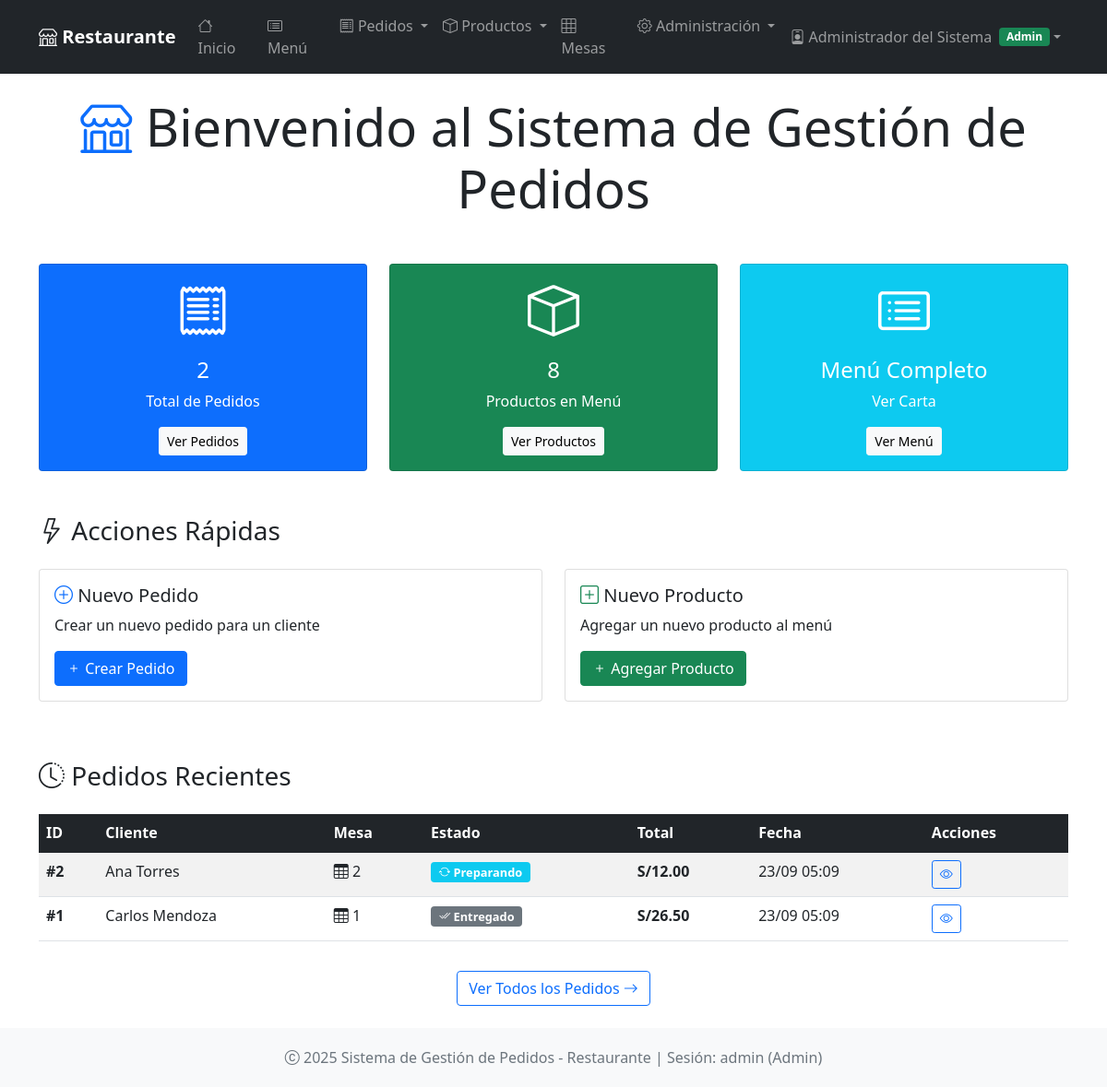
Page / (signed in) on the earlier database version.
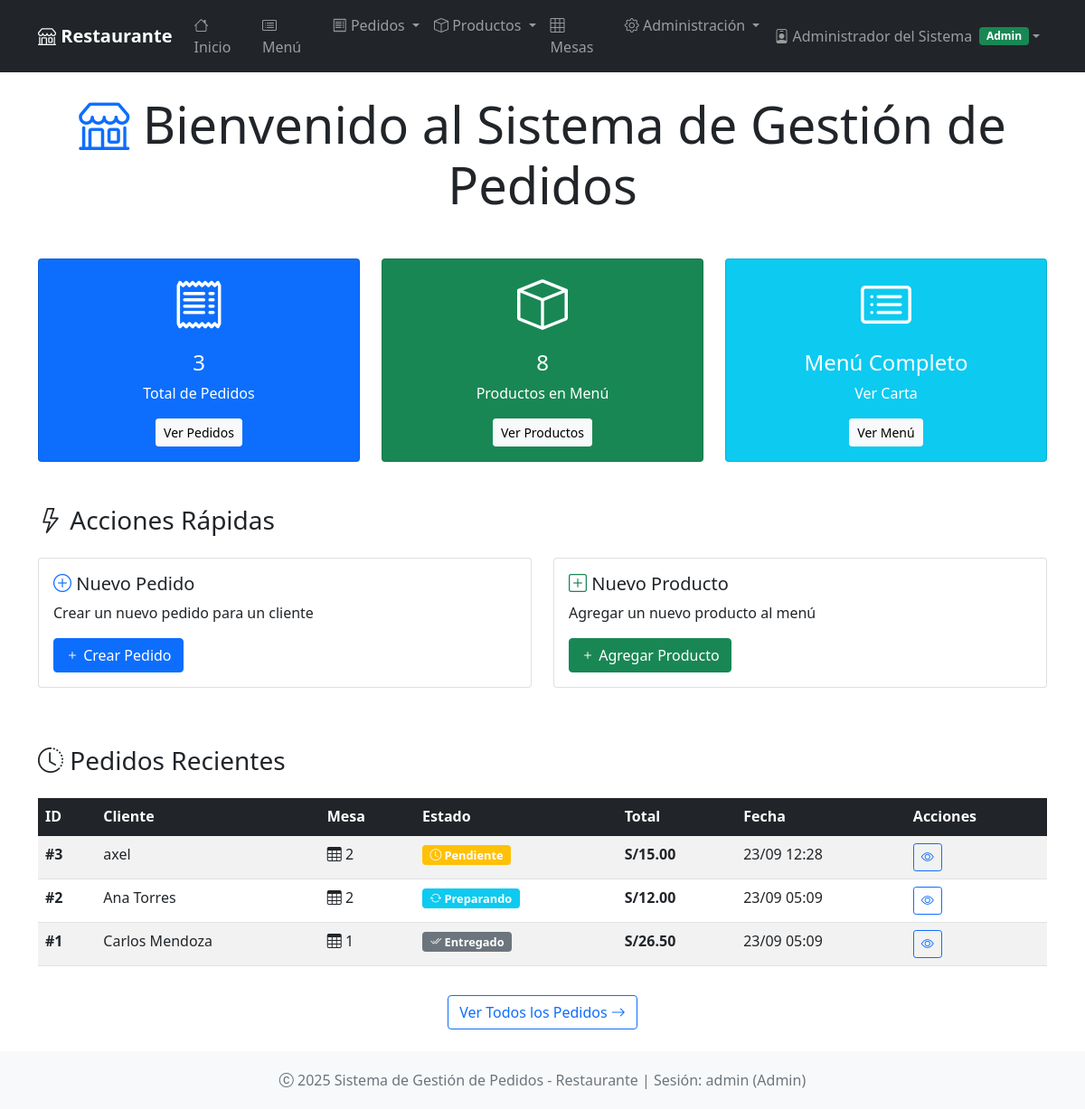
Same page on the later database version.
### app.py (models this page shows, shortened)
class Pedido(db.Model):
    __tablename__ = 'pedidos'
    id = db.Column(db.Integer, primary_key=True)
    cliente_nombre = db.Column(db.String(100), nullable=False)
    cliente_telefono = db.Column(db.String(20))
    mesa_id = db.Column(db.Integer, db.ForeignKey('mesas.id'))  # Relación con Mesa
    mesa_numero = db.Column(db.String(10))  # Mantener compatibilidad
    estado = db.Column(db.String(20), default='pendiente')
    total = db.Column(db.Float, default=0.0)
    fecha = db.Column(db.DateTime, default=lambda: datetime.now(timezone.utc))
    observaciones = db.Column(db.Text)
    usuario_id = db.Column(db.Integer, db.ForeignKey('usuarios.id'))  # Quien tomó el pedido
    cocinero_id = db.Column(db.Integer, db.ForeignKey('usuarios.id'))  # Quien lo preparó
    detalles = db.relationship('DetallePedido', backref='pedido', lazy=True, cascade='all, delete-orphan')
    usuario = db.relationship('Usuario', foreign_keys=[usuario_id], backref='pedidos_tomados')
    cocinero = db.relationship('Usuario', foreign_keys=[cocinero_id], backref='pedidos_preparados')
    @property
    def mesa(self):
        return self.mesa_numero or (self.mesa_info.numero if self.mesa_info else None)

### app.py (the view)
@app.route('/')
@login_required
def index():
    total_pedidos = Pedido.query.count()
    total_productos = Producto.query.count()
    total_usuarios = Usuario.query.filter_by(activo=True).count()
    total_mesas = Mesa.query.filter_by(activa=True).count()
    hoy = date.today()
    pedidos_hoy = Pedido.query.filter(
        Pedido.fecha >= hoy,
        Pedido.fecha < hoy.replace(day=hoy.day + 1) if hoy.day < 28 else hoy.replace(month=hoy.month + 1, day=1)
    ).count()
    pedidos_recientes = Pedido.query.order_by(Pedido.fecha.desc()).limit(5).all()
    return render_template('index.html',
                         total_pedidos=total_pedidos,
                         total_productos=total_productos,
                         total_usuarios=total_usuarios,
                         total_mesas=total_mesas,
                         pedidos_hoy=pedidos_hoy,
                         pedidos_recientes=pedidos_recientes)

### app.py (called while the page is built)
@login_manager.user_loader
def load_user(user_id):
    return db.session.get(Usuario, int(user_id))

### app/templates/index.html (shortened to what the changed rows need)
{% extends "base.html" %}
{% block content %}
<div class="row">
    <div class="col-12">
        <h1 class="display-4 text-center mb-5">
            <i class="bi bi-shop text-primary"></i>
            Bienvenido al Sistema de Gestión de Pedidos
        </h1>
    </div>
</div>
<div class="row mb-5">
    <div class="col-md-4">
        <div class="card text-white bg-primary card-hover">
            <div class="card-body text-center">
                <i class="bi bi-receipt display-4"></i>
                <h4 class="card-title mt-3">{{ total_pedidos }}</h4>
                <p class="card-text">Total de Pedidos</p>
                <a href="{{ url_for('lista_pedidos') }}" class="btn btn-light btn-sm">Ver Pedidos</a>
            </div>
        </div>
    </div>
</div>
{% if pedidos_recientes %}
<div class="row">
    <div class="col-12">
        <div class="table-responsive">
            <table class="table table-striped">
                <thead class="table-dark">
                    <tr>
                        <th>ID</th>
                        <th>Cliente</th>
                        <th>Mesa</th>
                        <th>Estado</th>
                        <th>Total</th>
                        <th>Fecha</th>
                        <th>Acciones</th>
                    </tr>
                </thead>
                <tbody>
                    {% for pedido in pedidos_recientes %}
                    <tr>
                        <td><strong>#{{ pedido.id }}</strong></td>
                        <td>{{ pedido.cliente_nombre }}</td>
                        <td>
                            {% if pedido.mesa %}
                                <i class="bi bi-table"></i> {{ pedido.mesa }}
                            {% else %}
                                <span class="text-muted">N/A</span>
                            {% endif %}
                        </td>
                        <td>
                            {% if pedido.estado == 'pendiente' %}
                                <span class="badge bg-warning estado-badge">
                                    <i class="bi bi-clock"></i> Pendiente
                                </span>
                            {% elif pedido.estado == 'preparando' %}
                                <span class="badge bg-info estado-badge">
                                    <i class="bi bi-arrow-repeat"></i> Preparando
                                </span>
                            {% elif pedido.estado == 'listo' %}
                                <span class="badge bg-success estado-badge">
                                    <i class="bi bi-check-circle"></i> Listo
                                </span>
                            {% elif pedido.estado == 'entregado' %}
                                <span class="badge bg-secondary estado-badge">
                                    <i class="bi bi-check2-all"></i> Entregado
                                </span>
                            {% else %}
                                <span class="badge bg-danger estado-badge">
                                    <i class="bi bi-x-circle"></i> Cancelado
                                </span>
                            {% endif %}
                        </td>
                        <td><strong>S/{{ "{:,.2f}".format(pedido.total) }}</strong></td>
                        <td>{{ pedido.fecha.strftime('%d/%m %H:%M') }}</td>
                        <td>
                            <a href="{{ url_for('ver_pedido', id=pedido.id) }}"
                               class="btn btn-sm btn-outline-primary">
                                <i class="bi bi-eye"></i>
                            </a>
                        </td>
                    </tr>
                    {% endfor %}
                </tbody>
            </table>
        </div>
    </div>
</div>
{% endif %}
{% endblock %}

Differences in the rows shown:
added Pedido: id "3", cliente_nombre "axel", mesa "2", estado "pendiente" (drawn), total "15.00", fecha "23/09 12:28"
Other differences:
{{ total_pedidos }}: "2" → "3"
